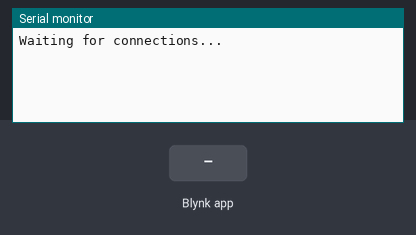
This sketch was run on a simulated Arduino Uno, built with avr-gcc and run on an emulated ATmega328P. Parts: the last lines printed to the serial monitor. Inputs (shaded band) come from the test bench. WiFi joins after 1.5 s; servers stay silent unless stated.

Above: at 3.0 s.
3.1 s: Blynk app writes 1 to V1
At 3.8 s:
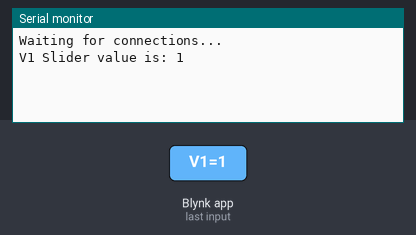
4.6 s: Blynk app writes 0 to V1
At 4.9 s:
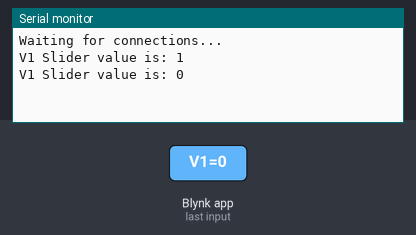
6.1 s: Blynk app writes 200 to V1
At 7.3 s:
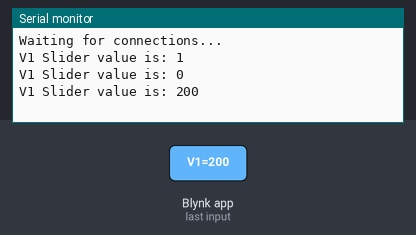

The sketch:

blynk_exmple.ino
```cpp
// (licence header left out)
/* Comment this out to disable prints and save space */
#define BLYNK_PRINT Serial


#include <SoftwareSerial.h>
SoftwareSerial SwSerial(10, 11); // RX, TX

#include <BlynkSimpleSerialBLE.h>
#include <SoftwareSerial.h>

// You should get Auth Token in the Blynk App.
// Go to the Project Settings (nut icon).
char auth[] = "154ab7851d09479b85fdcd2d149fd715";

SoftwareSerial SerialBLE(10, 11); // RX, TX

// This function will be called every time Slider Widget
// in Blynk app writes values to the Virtual Pin 1
BLYNK_WRITE(V1)
{
  int pinValue = param.asInt(); // assigning incoming value from pin V1 to a variable
  // You can also use:
  // String i = param.asStr();
  // double d = param.asDouble();
  Serial.print("V1 Slider value is: ");
  Serial.println(pinValue);
}

void setup()
{
  // Debug console
  Serial.begin(9600);

  SerialBLE.begin(9600);
  Blynk.begin(SerialBLE, auth);

  Serial.println("Waiting for connections...");
}

void loop()
{
  Blynk.run();
}
```

Measured:
- after the input at 3.1 s, the serial monitor: prints a new line at once (image 1)
- after the input at 4.6 s, the serial monitor: prints a new line at once (image 2)
- after the input at 6.1 s, the serial monitor: prints a new line at once (image 3)
